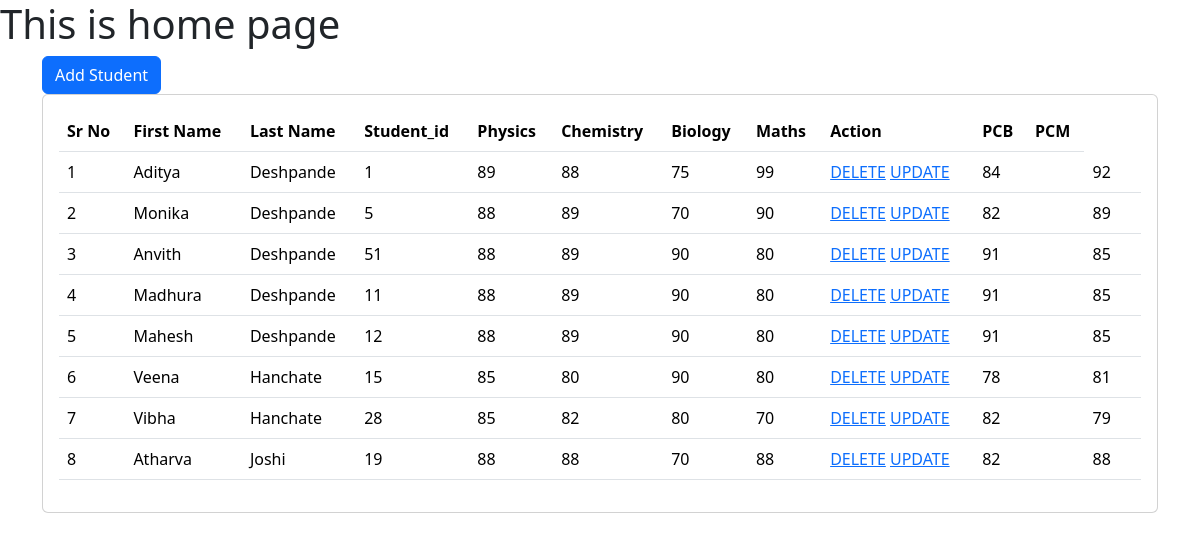
/students/home/, run on an earlier commit of the app's database.
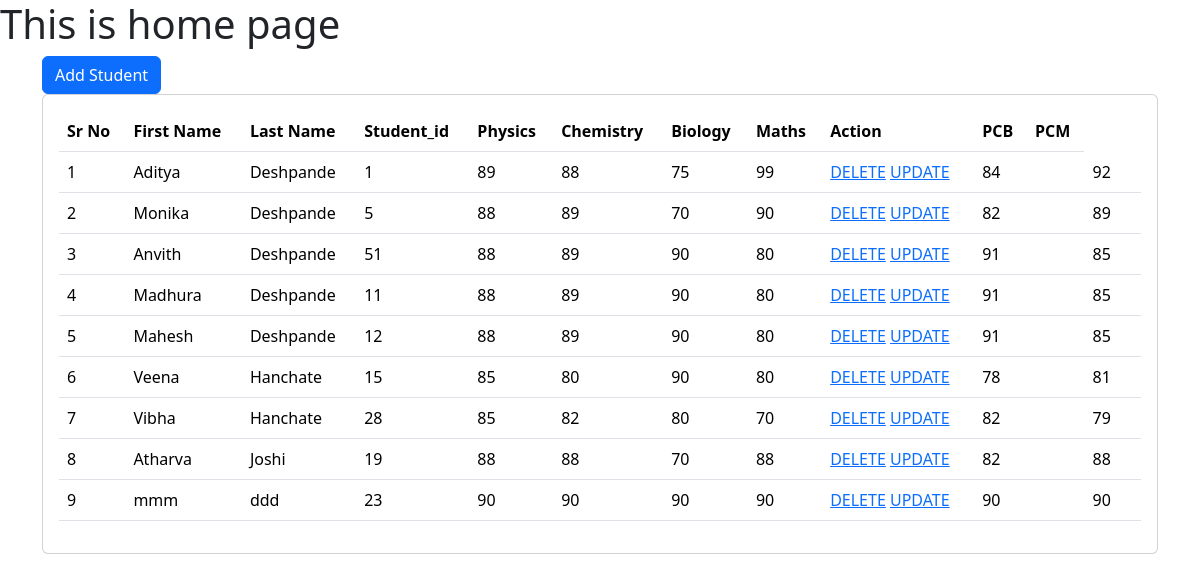
And on a later commit of the database.
### students/models.py (models this page shows, shortened)
class Students(models.Model):
    firstname = models.CharField(max_length=20)
    lastname = models.CharField(max_length=20)
    student_id = models.CharField(max_length=100)
    phy=models.IntegerField(default=90)
    chem=models.IntegerField(default=90)
    bio=models.IntegerField(default=90)
    maths=models.IntegerField(default=90)
    pcb=models.IntegerField(default=90)
    pcm=models.IntegerField(default=90)

### students/views.py (the view)
# urls.py: path('home/', students_home),
def students_home(request):
    students = Students.objects.all()
    return render(request, "students/home.html", {
        'students':students
    })

### templates/students/home.html (shortened to what this page needs)
<!DOCTYPE html>
<html lang="en">
<head>
    <link href="https://cdn.jsdelivr.net/npm/bootstrap@5.3.2/dist/css/bootstrap.min.css" rel="stylesheet">
</head>
<body>
    <h1> This is home page</h1>
    <div class="container">
        <a class="btn btn-primary" href="/students/students_data" role="button">Add Student</a>
        <br>
    </div>
    <div class="container">
        <div class="row">
            <div class="col-md-12">
                <div class="card">
                    <div class="card-body">
                        <table class="table">
                            <thead>
                                <tr>
                                    <th>Sr No</th>
                                    <th>First Name</th>
                                    <th>Last Name</th>
                                    <th>Student_id</th>
                                    <th>Physics</th>
                                    <th>Chemistry</th>
                                    <th>Biology</th>
                                    <th>Maths</th>
                                    <th>Action</th>
                                    <th>PCB</th>
                                    <th>PCM</th>
                                </tr>
                            </thead>
                            <tbody>
                                {% for s in students %}
                                <tr>
                                    <td>{{forloop.counter}}</td>
                                    <td>{{s.firstname}}</td>
                                    <td>{{s.lastname}}</td>
                                    <td>{{s.student_id}}</td>
                                    <td>{{s.phy}}</td>
                                    <td>{{s.chem}}</td>
                                    <td>{{s.bio}}</td>
                                    <td>{{s.maths}}</td>
                                    <td>
                                        <a href="/students/delete-student/{{s.id}}">DELETE</a>
                                        <a href="/students/update-student/{{s.id}}">UPDATE</a>
                                    </td>
                                    <td>{{s.pcb}}<td>
                                    <td>{{s.pcm}}<td>
                                </tr>
                                {% endfor %}
                            </tbody>
                        </table>
                    </div>
                </div>
            </div>
        </div>
    </div>
</body>
</html>

What changed in the data, as far as the page shows it:
added Students: firstname "mmm", lastname "ddd", student_id "23", phy "90", chem "90", bio "90", maths "90", pcb "90", pcm "90"
